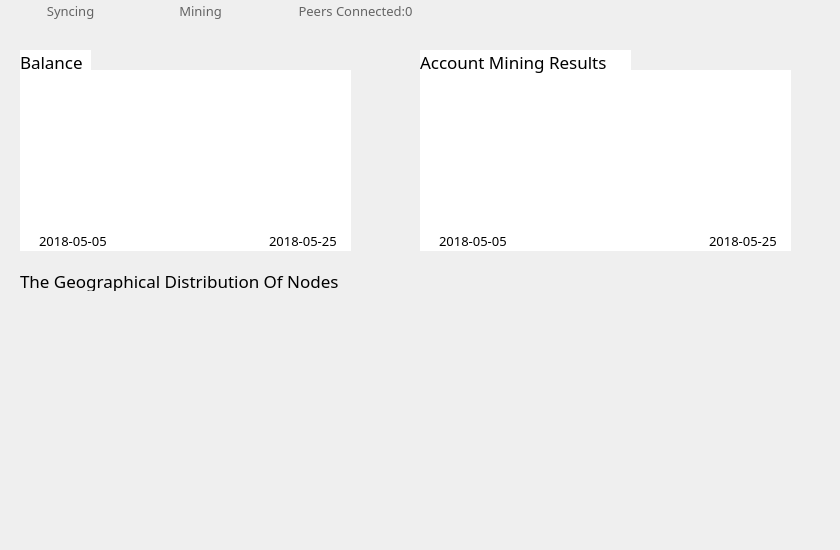
   <widget class="QWidget" name="p2">
    <widget class="QToolButton" name="toolButton_33">
     <property name="geometry">
      <rect>
       <x>270</x>
       <y>0</y>
       <width>161</width>
       <height>21</height>
      </rect>
     </property>
     <property name="font">
      <font>
       <family>微软雅黑 Light</family>
       <pointsize>10</pointsize>
      </font>
     </property>
     <property name="styleSheet">
      <string notr="true">border:0px;
color: rgb(100, 100, 100);</string>
     </property>
     <property name="text">
      <string>   Peers Connected:0</string>
     </property>
     <property name="icon">
      <iconset resource="pic.qrc">
       <normaloff>:/pic/tubiaoer.png</normaloff>:/pic/tubiaoer.png</iconset>
     </property>
     <property name="toolButtonStyle">
      <enum>Qt::ToolButtonTextBesideIcon</enum>
     </property>
    </widget>
    <widget class="QToolButton" name="toolButton_34">
     <property name="geometry">
      <rect>
       <x>0</x>
       <y>0</y>
       <width>131</width>
       <height>21</height>
      </rect>
     </property>
     <property name="font">
      <font>
       <family>微软雅黑 Light</family>
       <pointsize>10</pointsize>
      </font>
     </property>
     <property name="styleSheet">
      <string notr="true">border:0px;
color: rgb(100, 100, 100);</string>
     </property>
     <property name="text">
      <string>   Syncing</string>
     </property>
     <property name="icon">
      <iconset resource="pic.qrc">
       <normaloff>:/pic/grayqukuai.png</normaloff>:/pic/grayqukuai.png</iconset>
     </property>
     <property name="toolButtonStyle">
      <enum>Qt::ToolButtonTextBesideIcon</enum>
     </property>
    </widget>
    <widget class="QToolButton" name="toolButton_35">
     <property name="geometry">
      <rect>
       <x>130</x>
       <y>0</y>
       <width>131</width>
       <height>21</height>
      </rect>
     </property>
     <property name="font">
      <font>
       <family>微软雅黑 Light</family>
       <pointsize>10</pointsize>
      </font>
     </property>
     <property name="styleSheet">
      <string notr="true">border:0px;
color: rgb(100, 100, 100);</string>
     </property>
     <property name="text">
      <string>   Mining</string>
     </property>
     <property name="icon">
      <iconset resource="pic.qrc">
       <normaloff>:/pic/graymining.png</normaloff>:/pic/graymining.png</iconset>
     </property>
     <property name="toolButtonStyle">
      <enum>Qt::ToolButtonTextBesideIcon</enum>
     </property>
    </widget>
    <widget class="QPushButton" name="pushButton_15">
     <property name="geometry">
      <rect>
       <x>780</x>
       <y>440</y>
       <width>51</width>
       <height>51</height>
      </rect>
     </property>
     <property name="cursor">
      <cursorShape>PointingHandCursor</cursorShape>
     </property>
     <property name="focusPolicy">
      <enum>Qt::NoFocus</enum>
     </property>
     <property name="autoFillBackground">
      <bool>false</bool>
     </property>
     <property name="styleSheet">
      <string notr="true">border:0px;</string>
     </property>
     <property name="text">
      <string/>
     </property>
     <property name="icon">
      <iconset resource="pic.qrc">
       <normaloff>:/pic/05.png</normaloff>:/pic/05.png</iconset>
     </property>
     <property name="iconSize">
      <size>
       <width>40</width>
       <height>40</height>
      </size>
     </property>
     <property name="flat">
      <bool>true</bool>
     </property>
    </widget>
    <widget class="QPushButton" name="pushButton_16">
     <property name="geometry">
      <rect>
       <x>780</x>
       <y>370</y>
       <width>51</width>
       <height>51</height>
      </rect>
     </property>
     <property name="cursor">
      <cursorShape>PointingHandCursor</cursorShape>
     </property>
     <property name="focusPolicy">
      <enum>Qt::NoFocus</enum>
     </property>
     <property name="autoFillBackground">
      <bool>false</bool>
     </property>
     <property name="styleSheet">
      <string notr="true">border:0px;</string>
     </property>
     <property name="text">
      <string/>
     </property>
     <property name="icon">
      <iconset resource="pic.qrc">
       <normaloff>:/pic/03.png</normaloff>:/pic/03.png</iconset>
     </property>
     <property name="iconSize">
      <size>
       <width>40</width>
       <height>40</height>
      </size>
     </property>
     <property name="flat">
      <bool>true</bool>
     </property>
    </widget>
    <widget class="QPushButton" name="pushButton_17">
     <property name="geometry">
      <rect>
       <x>710</x>
       <y>370</y>
       <width>51</width>
       <height>51</height>
      </rect>
     </property>
     <property name="cursor">
      <cursorShape>PointingHandCursor</cursorShape>
     </property>
     <property name="focusPolicy">
      <enum>Qt::NoFocus</enum>
     </property>
     <property name="autoFillBackground">
      <bool>false</bool>
     </property>
     <property name="styleSheet">
      <string notr="true">border:0px;</string>
     </property>
     <property name="text">
      <string/>
     </property>
     <property name="icon">
      <iconset resource="pic.qrc">
       <normaloff>:/pic/sdO8tAw.png</normaloff>:/pic/sdO8tAw.png</iconset>
     </property>
     <property name="iconSize">
      <size>
       <width>40</width>
       <height>40</height>
      </size>
     </property>
     <property name="flat">
      <bool>true</bool>
     </property>
    </widget>
    <widget class="QPushButton" name="pushButton_18">
     <property name="geometry">
      <rect>
       <x>710</x>
       <y>440</y>
       <width>51</width>
       <height>51</height>
      </rect>
     </property>
     <property name="cursor">
      <cursorShape>PointingHandCursor</cursorShape>
     </property>
     <property name="focusPolicy">
      <enum>Qt::NoFocus</enum>
     </property>
     <property name="autoFillBackground">
      <bool>false</bool>
     </property>
     <property name="styleSheet">
      <string notr="true">border:0px;</string>
     </property>
     <property name="text">
      <string/>
     </property>
     <property name="icon">
      <iconset resource="pic.qrc">
       <normaloff>:/pic/04.png</normaloff>:/pic/04.png</iconset>
     </property>
     <property name="iconSize">
      <size>
       <width>40</width>
       <height>40</height>
      </size>
     </property>
     <property name="flat">
      <bool>true</bool>
     </property>
    </widget>
    <widget class="QLabel" name="label">
     <property name="geometry">
      <rect>
       <x>10</x>
       <y>40</y>
       <width>351</width>
       <height>221</height>
      </rect>
     </property>
     <property name="text">
      <string/>
     </property>
     <property name="pixmap">
      <pixmap resource="pic.qrc">:/pic/chart.png</pixmap>
     </property>
     <property name="scaledContents">
      <bool>true</bool>
     </property>
    </widget>
    <widget class="QLabel" name="label_5">
     <property name="geometry">
      <rect>
       <x>410</x>
       <y>40</y>
       <width>391</width>
       <height>221</height>
      </rect>
     </property>
     <property name="text">
      <string/>
     </property>
     <property name="pixmap">
      <pixmap resource="pic.qrc">:/pic/chart.png</pixmap>
     </property>
     <property name="scaledContents">
      <bool>true</bool>
     </property>
    </widget>
    <widget class="QLabel" name="label_7">
     <property name="geometry">
      <rect>
       <x>20</x>
       <y>270</y>
       <width>351</width>
       <height>21</height>
      </rect>
     </property>
     <property name="font">
      <font>
       <family>微软雅黑</family>
       <pointsize>13</pointsize>
      </font>
     </property>
     <property name="text">
      <string>The Geographical Distribution Of Nodes</string>
     </property>
    </widget>
    <widget class="QPushButton" name="pushButton_19">
     <property name="geometry">
      <rect>
       <x>30</x>
       <y>450</y>
       <width>41</width>
       <height>41</height>
      </rect>
     </property>
     <property name="cursor">
      <cursorShape>PointingHandCursor</cursorShape>
     </property>
     <property name="autoFillBackground">
      <bool>false</bool>
     </property>
     <property name="text">
      <string/>
     </property>
     <property name="icon">
      <iconset resource="pic.qrc">
       <normaloff>:/pic/Shrink.png</normaloff>:/pic/Shrink.png</iconset>
     </property>
     <property name="iconSize">
      <size>
       <width>40</width>
       <height>40</height>
      </size>
     </property>
     <property name="flat">
      <bool>true</bool>
     </property>
    </widget>
    <widget class="QPushButton" name="pushButton_20">
     <property name="geometry">
      <rect>
       <x>30</x>
       <y>380</y>
       <width>41</width>
       <height>41</height>
      </rect>
     </property>
     <property name="cursor">
      <cursorShape>PointingHandCursor</cursorShape>
     </property>
     <property name="autoFillBackground">
      <bool>false</bool>
     </property>
     <property name="text">
      <string/>
     </property>
     <property name="icon">
      <iconset resource="pic.qrc">
       <normaloff>:/pic/enlarge.png</normaloff>:/pic/enlarge.png</iconset>
     </property>
     <property name="iconSize">
      <size>
       <width>40</width>
       <height>40</height>
      </size>
     </property>
     <property name="flat">
      <bool>true</bool>
     </property>
    </widget>
    <widget class="QGraphicsView" name="graphicsView_5">
     <property name="geometry">
      <rect>
       <x>20</x>
       <y>70</y>
       <width>331</width>
       <height>181</height>
      </rect>
     </property>
     <property name="autoFillBackground">
      <bool>true</bool>
     </property>
     <property name="styleSheet">
      <string notr="true">background-color: rgb(255, 255, 255);</string>
     </property>
     <property name="frameShape">
      <enum>QFrame::NoFrame</enum>
     </property>
     <property name="frameShadow">
      <enum>QFrame::Plain</enum>
     </property>
     <property name="lineWidth">
      <number>1</number>
     </property>
     <property name="midLineWidth">
      <number>0</number>
     </property>
     <property name="verticalScrollBarPolicy">
      <enum>Qt::ScrollBarAlwaysOff</enum>
     </property>
     <property name="horizontalScrollBarPolicy">
      <enum>Qt::ScrollBarAlwaysOff</enum>
     </property>
     <property name="sizeAdjustPolicy">
      <enum>QAbstractScrollArea::AdjustToContents</enum>
     </property>
     <property name="dragMode">
      <enum>QGraphicsView::ScrollHandDrag</enum>
     </property>
     <property name="resizeAnchor">
      <enum>QGraphicsView::AnchorUnderMouse</enum>
     </property>
    </widget>
    <widget class="QGraphicsView" name="graphicsView_6">
     <property name="geometry">
      <rect>
       <x>420</x>
       <y>70</y>
       <width>371</width>
       <height>181</height>
      </rect>
     </property>
     <property name="autoFillBackground">
      <bool>true</bool>
     </property>
     <property name="styleSheet">
      <string notr="true">background-color: rgb(255, 255, 255);</string>
     </property>
     <property name="frameShape">
      <enum>QFrame::NoFrame</enum>
     </property>
     <property name="frameShadow">
      <enum>QFrame::Plain</enum>
     </property>
     <property name="lineWidth">
      <number>1</number>
     </property>
     <property name="midLineWidth">
      <number>0</number>
     </property>
     <property name="verticalScrollBarPolicy">
      <enum>Qt::ScrollBarAlwaysOff</enum>
     </property>
     <property name="horizontalScrollBarPolicy">
      <enum>Qt::ScrollBarAlwaysOff</enum>
     </property>
     <property name="sizeAdjustPolicy">
      <enum>QAbstractScrollArea::AdjustToContents</enum>
     </property>
     <property name="dragMode">
      <enum>QGraphicsView::ScrollHandDrag</enum>
     </property>
     <property name="resizeAnchor">
      <enum>QGraphicsView::AnchorUnderMouse</enum>
     </property>
    </widget>
    <widget class="QLabel" name="label_42">
     <property name="geometry">
      <rect>
       <x>20</x>
       <y>50</y>
       <width>71</width>
       <height>23</height>
      </rect>
     </property>
     <property name="font">
      <font>
       <family>微软雅黑</family>
       <pointsize>13</pointsize>
      </font>
     </property>
     <property name="styleSheet">
      <string notr="true">background-color: rgb(255, 255, 255);</string>
     </property>
     <property name="text">
      <string>Balance</string>
     </property>
    </widget>
    <widget class="QLabel" name="label_73">
     <property name="geometry">
      <rect>
       <x>420</x>
       <y>50</y>
       <width>211</width>
       <height>23</height>
      </rect>
     </property>
     <property name="font">
      <font>
       <family>微软雅黑</family>
       <pointsize>13</pointsize>
      </font>
     </property>
     <property name="styleSheet">
      <string notr="true">background-color: rgb(255, 255, 255);</string>
     </property>
     <property name="text">
      <string>Account Mining Results</string>
     </property>
    </widget>
    <widget class="QGraphicsView" name="graphicsView_7">
     <property name="geometry">
      <rect>
       <x>20</x>
       <y>300</y>
       <width>661</width>
       <height>241</height>
      </rect>
     </property>
     <property name="styleSheet">
      <string notr="true">background:transparent</string>
     </property>
     <property name="frameShape">
      <enum>QFrame::NoFrame</enum>
     </property>
     <property name="frameShadow">
      <enum>QFrame::Plain</enum>
     </property>
    </widget>
    <widget class="QLabel" name="label_8">
     <property name="geometry">
      <rect>
       <x>15</x>
       <y>300</y>
       <width>671</width>
       <height>241</height>
      </rect>
     </property>
     <property name="text">
      <string/>
     </property>
     <property name="pixmap">
      <pixmap resource="pic.qrc">:/pic/mapA.jpg</pixmap>
     </property>
     <property name="scaledContents">
      <bool>true</bool>
     </property>
    </widget>
    <widget class="QLineEdit" name="lineEdit_41">
     <property name="geometry">
      <rect>
       <x>30</x>
       <y>230</y>
       <width>81</width>
       <height>21</height>
      </rect>
     </property>
     <property name="font">
      <font>
       <family>微软雅黑</family>
       <pointsize>10</pointsize>
      </font>
     </property>
     <property name="toolTip">
      <string/>
     </property>
     <property name="statusTip">
      <string/>
     </property>
     <property name="whatsThis">
      <string/>
     </property>
     <property name="accessibleName">
      <string/>
     </property>
     <property name="accessibleDescription">
      <string/>
     </property>
     <property name="styleSheet">
      <string notr="true">background-color: rgb(255, 255, 255);
QLineEdit[echoMode=&quot;2&quot;] {
    lineedit-password-character:42;
}
</string>
     </property>
     <property name="text">
      <string>2018-05-05</string>
     </property>
     <property name="frame">
      <bool>false</bool>
     </property>
     <property name="echoMode">
      <enum>QLineEdit::Normal</enum>
     </property>
     <property name="alignment">
      <set>Qt::AlignRight|Qt::AlignTrailing|Qt::AlignVCenter</set>
     </property>
     <property name="placeholderText">
      <string/>
     </property>
    </widget>
    <widget class="QLineEdit" name="lineEdit_42">
     <property name="geometry">
      <rect>
       <x>260</x>
       <y>230</y>
       <width>81</width>
       <height>21</height>
      </rect>
     </property>
     <property name="font">
      <font>
       <family>微软雅黑</family>
       <pointsize>10</pointsize>
      </font>
     </property>
     <property name="toolTip">
      <string/>
     </property>
     <property name="statusTip">
      <string/>
     </property>
     <property name="whatsThis">
      <string/>
     </property>
     <property name="accessibleName">
      <string/>
     </property>
     <property name="accessibleDescription">
      <string/>
     </property>
     <property name="styleSheet">
      <string notr="true">background-color: rgb(255, 255, 255);
QLineEdit[echoMode=&quot;2&quot;] {
    lineedit-password-character:42;
}
</string>
     </property>
     <property name="text">
      <string>2018-05-25</string>
     </property>
     <property name="frame">
      <bool>false</bool>
     </property>
     <property name="echoMode">
      <enum>QLineEdit::Normal</enum>
     </property>
     <property name="alignment">
      <set>Qt::AlignRight|Qt::AlignTrailing|Qt::AlignVCenter</set>
     </property>
     <property name="placeholderText">
      <string/>
     </property>
    </widget>
    <widget class="QLineEdit" name="lineEdit_43">
     <property name="geometry">
      <rect>
       <x>430</x>
       <y>230</y>
       <width>81</width>
       <height>21</height>
      </rect>
     </property>
     <property name="font">
      <font>
       <family>微软雅黑</family>
       <pointsize>10</pointsize>
      </font>
     </property>
     <property name="toolTip">
      <string/>
     </property>
     <property name="statusTip">
      <string/>
     </property>
     <property name="whatsThis">
      <string/>
     </property>
     <property name="accessibleName">
      <string/>
     </property>
     <property name="accessibleDescription">
      <string/>
     </property>
     <property name="styleSheet">
      <string notr="true">background-color: rgb(255, 255, 255);
QLineEdit[echoMode=&quot;2&quot;] {
    lineedit-password-character:42;
}
</string>
     </property>
     <property name="text">
      <string>2018-05-05</string>
     </property>
     <property name="frame">
      <bool>false</bool>
     </property>
     <property name="echoMode">
      <enum>QLineEdit::Normal</enum>
     </property>
     <property name="alignment">
      <set>Qt::AlignRight|Qt::AlignTrailing|Qt::AlignVCenter</set>
     </property>
     <property name="placeholderText">
      <string/>
     </property>
    </widget>
    <widget class="QLineEdit" name="lineEdit_44">
     <property name="geometry">
      <rect>
       <x>700</x>
       <y>230</y>
       <width>81</width>
       <height>21</height>
      </rect>
     </property>
     <property name="font">
      <font>
       <family>微软雅黑</family>
       <pointsize>10</pointsize>
      </font>
     </property>
     <property name="toolTip">
      <string/>
     </property>
     <property name="statusTip">
      <string/>
     </property>
     <property name="whatsThis">
      <string/>
     </property>
     <property name="accessibleName">
      <string/>
     </property>
     <property name="accessibleDescription">
      <string/>
     </property>
     <property name="styleSheet">
      <string notr="true">background-color: rgb(255, 255, 255);
QLineEdit[echoMode=&quot;2&quot;] {
    lineedit-password-character:42;
}
</string>
     </property>
     <property name="text">
      <string>2018-05-25</string>
     </property>
     <property name="frame">
      <bool>false</bool>
     </property>
     <property name="echoMode">
      <enum>QLineEdit::Normal</enum>
     </property>
     <property name="alignment">
      <set>Qt::AlignRight|Qt::AlignTrailing|Qt::AlignVCenter</set>
     </property>
     <property name="placeholderText">
      <string/>
     </property>
    </widget>
    <widget class="QLineEdit" name="lineEdit_45">
     <property name="geometry">
      <rect>
       <x>420</x>
       <y>90</y>
       <width>41</width>
       <height>21</height>
      </rect>
     </property>
     <property name="font">
      <font>
       <family>微软雅黑</family>
       <pointsize>10</pointsize>
      </font>
     </property>
     <property name="toolTip">
      <string/>
     </property>
     <property name="statusTip">
      <string/>
     </property>
     <property name="whatsThis">
      <string/>
     </property>
     <property name="accessibleName">
      <string/>
     </property>
     <property name="accessibleDescription">
      <string/>
     </property>
     <property name="styleSheet">
      <string notr="true">background-color: rgb(255, 255, 255);
QLineEdit[echoMode=&quot;2&quot;] {
    lineedit-password-character:42;
}
</string>
     </property>
     <property name="text">
      <string/>
     </property>
     <property name="frame">
      <bool>false</bool>
     </property>
     <property name="echoMode">
      <enum>QLineEdit::Normal</enum>
     </property>
     <property name="alignment">
      <set>Qt::AlignRight|Qt::AlignTrailing|Qt::AlignVCenter</set>
     </property>
     <property name="placeholderText">
      <string/>
     </property>
    </widget>
    <widget class="QLineEdit" name="lineEdit_46">
     <property name="geometry">
      <rect>
       <x>580</x>
       <y>230</y>
       <width>81</width>
       <height>21</height>
      </rect>
     </property>
     <property name="font">
      <font>
       <family>微软雅黑</family>
       <pointsize>10</pointsize>
      </font>
     </property>
     <property name="toolTip">
      <string/>
     </property>
     <property name="statusTip">
      <string/>
     </property>
     <property name="whatsThis">
      <string/>
     </property>
     <property name="accessibleName">
      <string/>
     </property>
     <property name="accessibleDescription">
      <string/>
     </property>
     <property name="styleSheet">
      <string notr="true">background-color: rgb(255, 255, 255);
QLineEdit[echoMode=&quot;2&quot;] {
    lineedit-password-character:42;
}
</string>
     </property>
     <property name="text">
      <string/>
     </property>
     <property name="frame">
      <bool>false</bool>
     </property>
     <property name="echoMode">
      <enum>QLineEdit::Normal</enum>
     </property>
     <property name="alignment">
      <set>Qt::AlignRight|Qt::AlignTrailing|Qt::AlignVCenter</set>
     </property>
     <property name="placeholderText">
      <string/>
     </property>
    </widget>
    <zorder>pushButton_19</zorder>
    <zorder>pushButton_20</zorder>
    <zorder>label_8</zorder>
    <zorder>graphicsView_7</zorder>
    <zorder>toolButton_33</zorder>
    <zorder>toolButton_34</zorder>
    <zorder>toolButton_35</zorder>
    <zorder>pushButton_15</zorder>
    <zorder>pushButton_16</zorder>
    <zorder>pushButton_17</zorder>
    <zorder>pushButton_18</zorder>
    <zorder>label</zorder>
    <zorder>label_5</zorder>
    <zorder>label_7</zorder>
    <zorder>graphicsView_5</zorder>
    <zorder>graphicsView_6</zorder>
    <zorder>label_42</zorder>
    <zorder>label_73</zorder>
    <zorder>lineEdit_41</zorder>
    <zorder>lineEdit_42</zorder>
    <zorder>lineEdit_43</zorder>
    <zorder>lineEdit_44</zorder>
    <zorder>lineEdit_45</zorder>
    <zorder>lineEdit_46</zorder>
   </widget>
